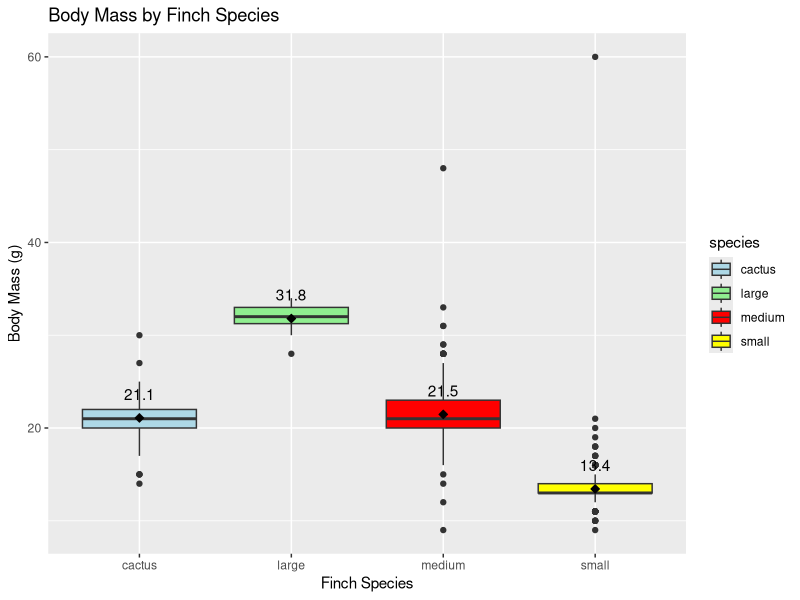
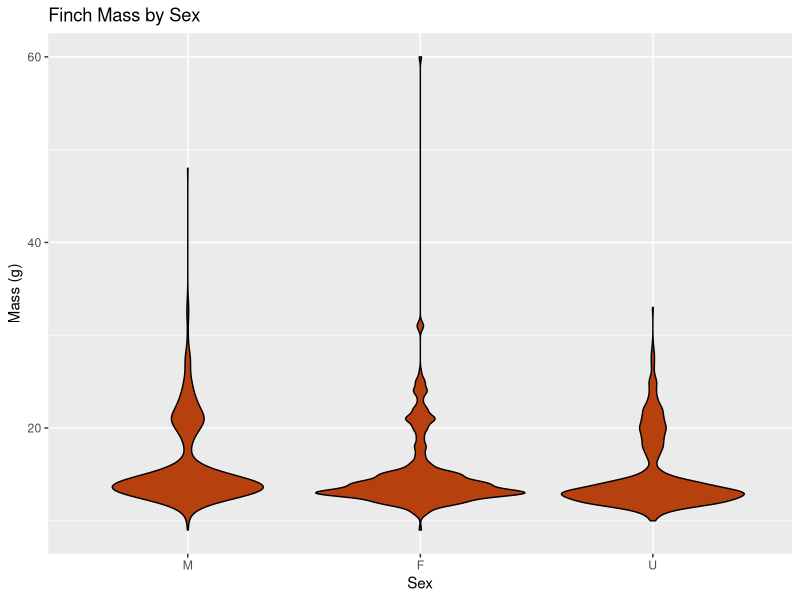
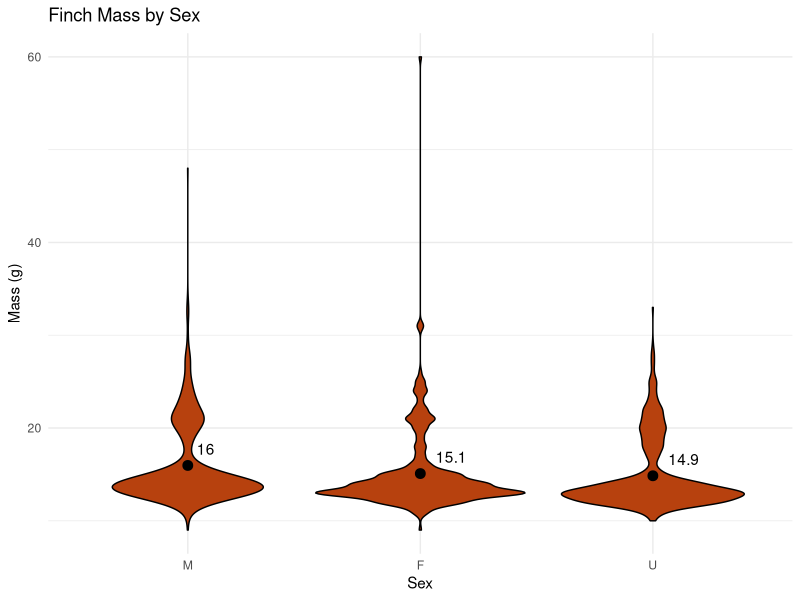
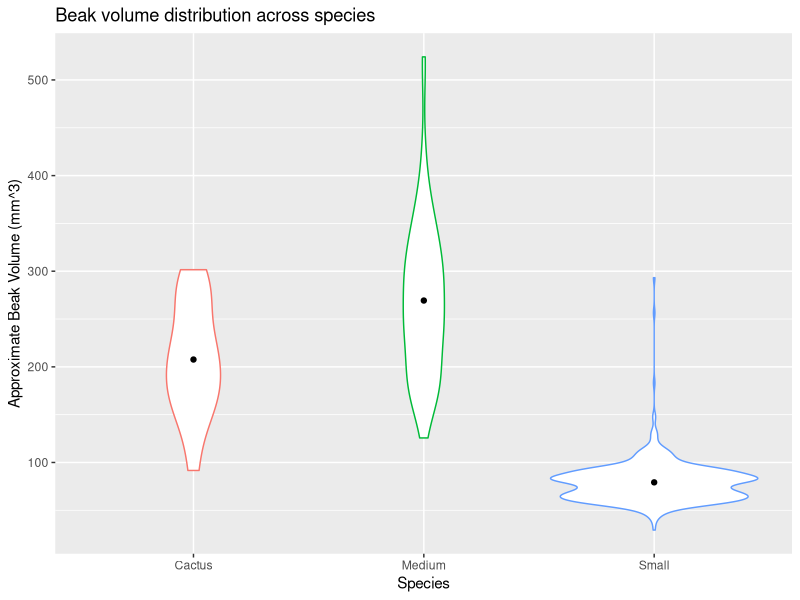
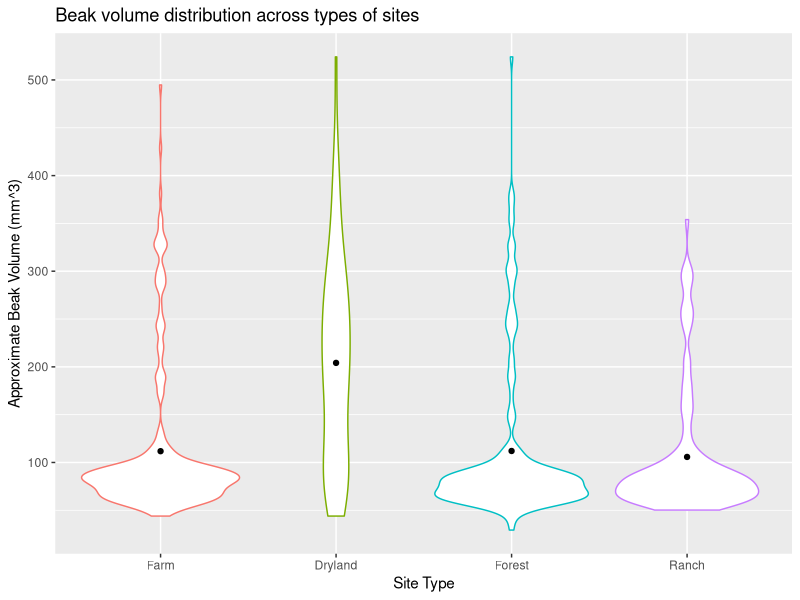

Recreate these plots in R, in order.
###HEAD
library(dplyr)
library(ggplot2)
library(dslabs)
library(tidyverse)

#plotting the finch data
finch <- read.csv("finch.csv", header = TRUE)
head(finch)
class(finch)
summary(finch)
#simplify
finch_simple = subset(finch, select = -c(month, day, year, day_of_year, number_of_visit, latitude, longitude, wind, pox_scale, pox_lesion))

subset(finch_simple)
#identify the morphology data
#class(finch_simple$morphology)
#convert to integer
finch_simple$beak_depth <- as.integer(finch_simple$beak_depth)
finch_simple$beak_length <- as.integer(finch_simple$beak_length) 
finch_simple$beak_width <- as.integer(finch_simple$beak_width) 
finch_simple$wing <- as.integer(finch_simple$wing) 
finch_simple$mass <- as.integer(finch_simple$mass)

#plot the correlation b/w species and mass
ggplot(finch_simple, aes(x = species, y = mass, fill = species)) +
  geom_boxplot() +
  stat_summary(fun = mean, geom = "point", shape = 23, size = 2, fill = "black", color = "black") +
  stat_summary(fun = mean, geom = "text", aes(label = round(..y.., 1)), vjust = -1.5, color = "black") +
  labs(title = "Body Mass by Finch Species", x = "Finch Species", y = "Body Mass (g)") +
  scale_fill_manual(values = c("cactus" = "lightblue", "large" = "lightgreen", "medium" = "red", "small" = "yellow"))


###So 2 of the individuals had a value that was not correct for the sex column
### SM1813 on line 1700 had sex as 0
### SM1778 on line 1666 had sex as 4
###My guess is that those values were supposed to be for the plumage columns
finch_simple[1700,"sex"]
finch_simple[1700,"sex"] <- "U"

finch_simple[1666,"sex"]
finch_simple[1666,"sex"] <- "U"

finch_simple$sex <- trimws(finch_simple$sex)

### Filter out any rows with undefined or unexpected 'sex' values
valid_sex <- c("M", "F", "U")
finch_simple <- finch_simple %>% filter(sex %in% valid_sex)

### Ensure 'sex' is a factor with correct levels
finch_simple$sex <- factor(finch_simple$sex, levels = c("M", "F", "U"))

###This figure is the first draft of the violin plot without mean values
ggplot(finch_simple, aes(sex, mass, group=sex)) + 
  geom_violin(fill="#B7410E", color="black") + 
  ggtitle("Finch Mass by Sex") + 
  ylab("Mass (g)") +
  xlab("Sex")

###Obtaining mean values
mean_values <- finch_simple %>%
  group_by(sex) %>%
  summarize(mean_mass = mean(mass, na.rm = TRUE))

###Adding mean values to violin plot
ggplot(finch_simple, aes(sex, mass, group=sex)) + 
  geom_violin(fill="#B7410E", color="black") + 
  ggtitle("Finch Mass by Sex") + 
  ylab("Mass (g)") + 
  xlab("Sex") +
  stat_summary(aes(x=sex, y=mass), fun.y = mean, geom="point") +
  geom_point(data = mean_values, aes(x = sex, y = mean_mass), 
             color = "black", size = 3, shape = 21, fill = "black") + 
  geom_text(data = mean_values, aes(x = sex, y = mean_mass, label = round(mean_mass, 1)), 
            vjust = -0.9, hjust = -0.50, color = "black") +  # Adding text labels above median points
  theme_minimal()



# Tanner
# Cleaning NAs and parsing out columns needed for Tanner's plots

# Subset data to get only vars we care about for the next two plots
elev_vol = subset(finch_simple, select = c(elevation, beak_width, beak_length, beak_depth, species, type_of_site))

# Get rid of NAs
elev_vol = na.omit(elev_vol)

# Calculate and add the volume column to the data
elev_vol = elev_vol %>% 
  mutate(beak_volume = 3.14159*(beak_width/2)*(beak_depth/2)*beak_length/3) %>% 
  filter(beak_volume < 20000, beak_width < 60, species == c('small', 'medium', 'cactus'))

# comparative beak volume by site/species

p <- ggplot(data = elev_vol)

# Violin lot for beak volume by species
p + geom_violin(aes(species, beak_volume, col=species)) + xlab("Species") +
  theme(legend.position = 'none') +
  ylab("Approximate Beak Volume (mm^3)") +
  ggtitle("Beak volume distribution across species") +
  scale_x_discrete(labels = c(cactus = "Cactus", medium = "Medium", small = 'Small')) +
  stat_summary(aes(x=species, y=beak_volume), fun.y = mean, geom = "point", col='black')

# Violin plot for beak volume by site type
p + geom_violin(aes(type_of_site, beak_volume, color = type_of_site)) + 
  xlab("Site Type") +
  ylab("Approximate Beak Volume (mm^3)") +
  ggtitle("Beak volume distribution across types of sites") +
  theme(legend.position = 'none') +
  scale_fill_brewer(palette = "BuPu") + 
  scale_x_discrete(labels = c(Agricola = "Farm", arida = "Dryland", Bosque = "Forest", Ganadera = "Ranch")) +
  stat_summary(aes(x=type_of_site, y=beak_volume), fun.y = mean, geom = "point", col='black')
